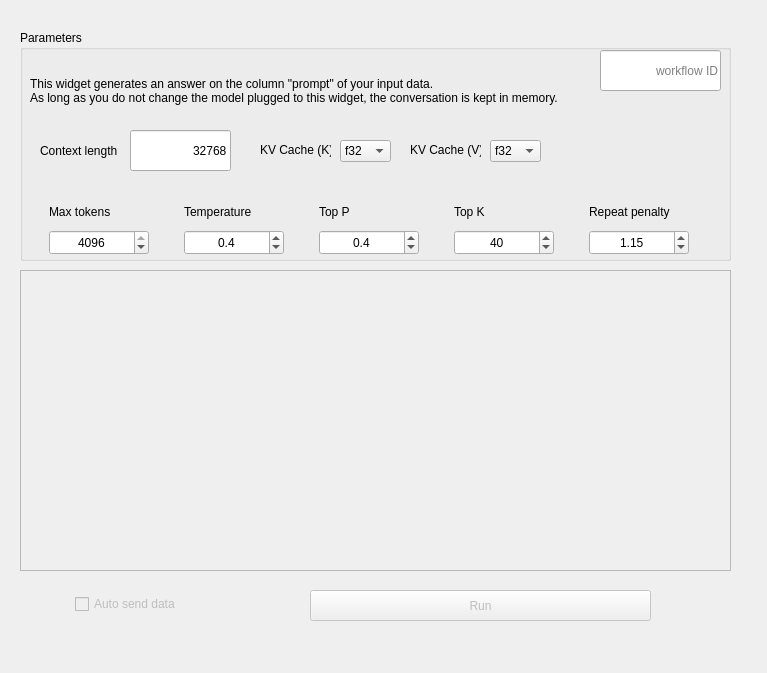
<?xml version="1.0" encoding="UTF-8"?>
<ui version="4.0">
 <class>Form</class>
 <widget class="QWidget" name="Form">
  <property name="geometry">
   <rect>
    <x>0</x>
    <y>0</y>
    <width>767</width>
    <height>673</height>
   </rect>
  </property>
  <property name="windowTitle">
   <string>Form</string>
  </property>
  <widget class="QGroupBox" name="groupBox">
   <property name="geometry">
    <rect>
     <x>20</x>
     <y>30</y>
     <width>711</width>
     <height>231</height>
    </rect>
   </property>
   <property name="title">
    <string>Parameters</string>
   </property>
   <widget class="QLabel" name="Description">
    <property name="geometry">
     <rect>
      <x>10</x>
      <y>30</y>
      <width>641</width>
      <height>61</height>
     </rect>
    </property>
    <property name="text">
     <string>This widget generates an answer on the column &quot;prompt&quot; of your input data.
As long as you do not change the model plugged to this widget, the conversation is kept in memory.</string>
    </property>
    <property name="textFormat">
     <enum>Qt::AutoText</enum>
    </property>
    <property name="alignment">
     <set>Qt::AlignLeading|Qt::AlignLeft|Qt::AlignVCenter</set>
    </property>
    <property name="wordWrap">
     <bool>true</bool>
    </property>
   </widget>
   <widget class="QLineEdit" name="lineEdit_2">
    <property name="geometry">
     <rect>
      <x>580</x>
      <y>20</y>
      <width>121</width>
      <height>41</height>
     </rect>
    </property>
    <property name="text">
     <string/>
    </property>
    <property name="alignment">
     <set>Qt::AlignRight|Qt::AlignTrailing|Qt::AlignVCenter</set>
    </property>
    <property name="placeholderText">
     <string>workflow ID</string>
    </property>
   </widget>
   <widget class="QWidget" name="gridLayoutWidget">
    <property name="geometry">
     <rect>
      <x>0</x>
      <y>170</y>
      <width>701</width>
      <height>55</height>
     </rect>
    </property>
    <layout class="QGridLayout" name="gridLayout">
     <item row="1" column="4">
      <widget class="QDoubleSpinBox" name="boxRepeatPenalty">
       <property name="minimumSize">
        <size>
         <width>0</width>
         <height>25</height>
        </size>
       </property>
       <property name="maximumSize">
        <size>
         <width>100</width>
         <height>16777215</height>
        </size>
       </property>
       <property name="alignment">
        <set>Qt::AlignCenter</set>
       </property>
       <property name="decimals">
        <number>2</number>
       </property>
       <property name="maximum">
        <double>2.000000000000000</double>
       </property>
       <property name="singleStep">
        <double>0.010000000000000</double>
       </property>
       <property name="value">
        <double>1.150000000000000</double>
       </property>
      </widget>
     </item>
     <item row="0" column="3">
      <widget class="QLabel" name="label_2">
       <property name="text">
        <string>Top K</string>
       </property>
       <property name="alignment">
        <set>Qt::AlignLeading|Qt::AlignLeft|Qt::AlignVCenter</set>
       </property>
      </widget>
     </item>
     <item row="0" column="1">
      <widget class="QLabel" name="label_3">
       <property name="text">
        <string>Temperature</string>
       </property>
       <property name="alignment">
        <set>Qt::AlignLeading|Qt::AlignLeft|Qt::AlignVCenter</set>
       </property>
      </widget>
     </item>
     <item row="1" column="1">
      <widget class="QDoubleSpinBox" name="boxTemperature">
       <property name="minimumSize">
        <size>
         <width>0</width>
         <height>25</height>
        </size>
       </property>
       <property name="maximumSize">
        <size>
         <width>100</width>
         <height>16777215</height>
        </size>
       </property>
       <property name="alignment">
        <set>Qt::AlignCenter</set>
       </property>
       <property name="decimals">
        <number>1</number>
       </property>
       <property name="maximum">
        <double>1.000000000000000</double>
       </property>
       <property name="singleStep">
        <double>0.100000000000000</double>
       </property>
       <property name="value">
        <double>0.400000000000000</double>
       </property>
      </widget>
     </item>
     <item row="0" column="0">
      <widget class="QLabel" name="label_6">
       <property name="text">
        <string>Max tokens</string>
       </property>
       <property name="alignment">
        <set>Qt::AlignLeading|Qt::AlignLeft|Qt::AlignVCenter</set>
       </property>
      </widget>
     </item>
     <item row="1" column="0">
      <widget class="QSpinBox" name="boxMaxTokens">
       <property name="minimumSize">
        <size>
         <width>0</width>
         <height>25</height>
        </size>
       </property>
       <property name="maximumSize">
        <size>
         <width>100</width>
         <height>16777215</height>
        </size>
       </property>
       <property name="alignment">
        <set>Qt::AlignCenter</set>
       </property>
       <property name="maximum">
        <number>4096</number>
       </property>
       <property name="value">
        <number>4096</number>
       </property>
      </widget>
     </item>
     <item row="0" column="4">
      <widget class="QLabel" name="label_5">
       <property name="text">
        <string>Repeat penalty</string>
       </property>
       <property name="alignment">
        <set>Qt::AlignLeading|Qt::AlignLeft|Qt::AlignVCenter</set>
       </property>
      </widget>
     </item>
     <item row="1" column="3">
      <widget class="QSpinBox" name="boxTopK">
       <property name="minimumSize">
        <size>
         <width>0</width>
         <height>25</height>
        </size>
       </property>
       <property name="maximumSize">
        <size>
         <width>100</width>
         <height>16777215</height>
        </size>
       </property>
       <property name="alignment">
        <set>Qt::AlignCenter</set>
       </property>
       <property name="maximum">
        <number>100</number>
       </property>
       <property name="value">
        <number>40</number>
       </property>
      </widget>
     </item>
     <item row="0" column="2">
      <widget class="QLabel" name="label_4">
       <property name="text">
        <string>Top P</string>
       </property>
       <property name="alignment">
        <set>Qt::AlignLeading|Qt::AlignLeft|Qt::AlignVCenter</set>
       </property>
      </widget>
     </item>
     <item row="1" column="2">
      <widget class="QDoubleSpinBox" name="boxTopP">
       <property name="minimumSize">
        <size>
         <width>0</width>
         <height>25</height>
        </size>
       </property>
       <property name="maximumSize">
        <size>
         <width>100</width>
         <height>16777215</height>
        </size>
       </property>
       <property name="alignment">
        <set>Qt::AlignCenter</set>
       </property>
       <property name="decimals">
        <number>1</number>
       </property>
       <property name="maximum">
        <double>1.000000000000000</double>
       </property>
       <property name="singleStep">
        <double>0.100000000000000</double>
       </property>
       <property name="value">
        <double>0.400000000000000</double>
       </property>
      </widget>
     </item>
    </layout>
   </widget>
   <widget class="QLabel" name="label_7">
    <property name="geometry">
     <rect>
      <x>240</x>
      <y>110</y>
      <width>71</width>
      <height>20</height>
     </rect>
    </property>
    <property name="text">
     <string>KV Cache (K)</string>
    </property>
   </widget>
   <widget class="QLabel" name="label">
    <property name="geometry">
     <rect>
      <x>20</x>
      <y>110</y>
      <width>121</width>
      <height>21</height>
     </rect>
    </property>
    <property name="text">
     <string>Context length</string>
    </property>
   </widget>
   <widget class="QLineEdit" name="lineEdit">
    <property name="geometry">
     <rect>
      <x>110</x>
      <y>100</y>
      <width>101</width>
      <height>41</height>
     </rect>
    </property>
    <property name="text">
     <string>32768</string>
    </property>
    <property name="alignment">
     <set>Qt::AlignRight|Qt::AlignTrailing|Qt::AlignVCenter</set>
    </property>
   </widget>
   <widget class="QComboBox" name="comboVCache">
    <property name="geometry">
     <rect>
      <x>470</x>
      <y>110</y>
      <width>51</width>
      <height>22</height>
     </rect>
    </property>
    <item>
     <property name="text">
      <string>f32</string>
     </property>
    </item>
    <item>
     <property name="text">
      <string>f16</string>
     </property>
    </item>
    <item>
     <property name="text">
      <string>q4_0</string>
     </property>
    </item>
   </widget>
   <widget class="QLabel" name="label_8">
    <property name="geometry">
     <rect>
      <x>390</x>
      <y>110</y>
      <width>71</width>
      <height>20</height>
     </rect>
    </property>
    <property name="text">
     <string>KV Cache (V)</string>
    </property>
   </widget>
   <widget class="QComboBox" name="comboKCache">
    <property name="geometry">
     <rect>
      <x>320</x>
      <y>110</y>
      <width>51</width>
      <height>22</height>
     </rect>
    </property>
    <item>
     <property name="text">
      <string>f32</string>
     </property>
    </item>
    <item>
     <property name="text">
      <string>f16</string>
     </property>
    </item>
    <item>
     <property name="text">
      <string>q4_0</string>
     </property>
    </item>
   </widget>
  </widget>
  <widget class="QCheckBox" name="checkBox_send">
   <property name="enabled">
    <bool>false</bool>
   </property>
   <property name="geometry">
    <rect>
     <x>75</x>
     <y>596</y>
     <width>181</width>
     <height>16</height>
    </rect>
   </property>
   <property name="text">
    <string>Auto send data</string>
   </property>
  </widget>
  <widget class="QPushButton" name="pushButton_send">
   <property name="enabled">
    <bool>false</bool>
   </property>
   <property name="geometry">
    <rect>
     <x>310</x>
     <y>590</y>
     <width>341</width>
     <height>31</height>
    </rect>
   </property>
   <property name="text">
    <string>Run</string>
   </property>
  </widget>
  <widget class="QScrollArea" name="scrollArea">
   <property name="geometry">
    <rect>
     <x>20</x>
     <y>270</y>
     <width>711</width>
     <height>301</height>
    </rect>
   </property>
   <property name="widgetResizable">
    <bool>true</bool>
   </property>
   <widget class="QWidget" name="chatContainer">
    <property name="geometry">
     <rect>
      <x>0</x>
      <y>0</y>
      <width>709</width>
      <height>299</height>
     </rect>
    </property>
   </widget>
  </widget>
 </widget>
 <resources/>
 <connections/>
</ui>
